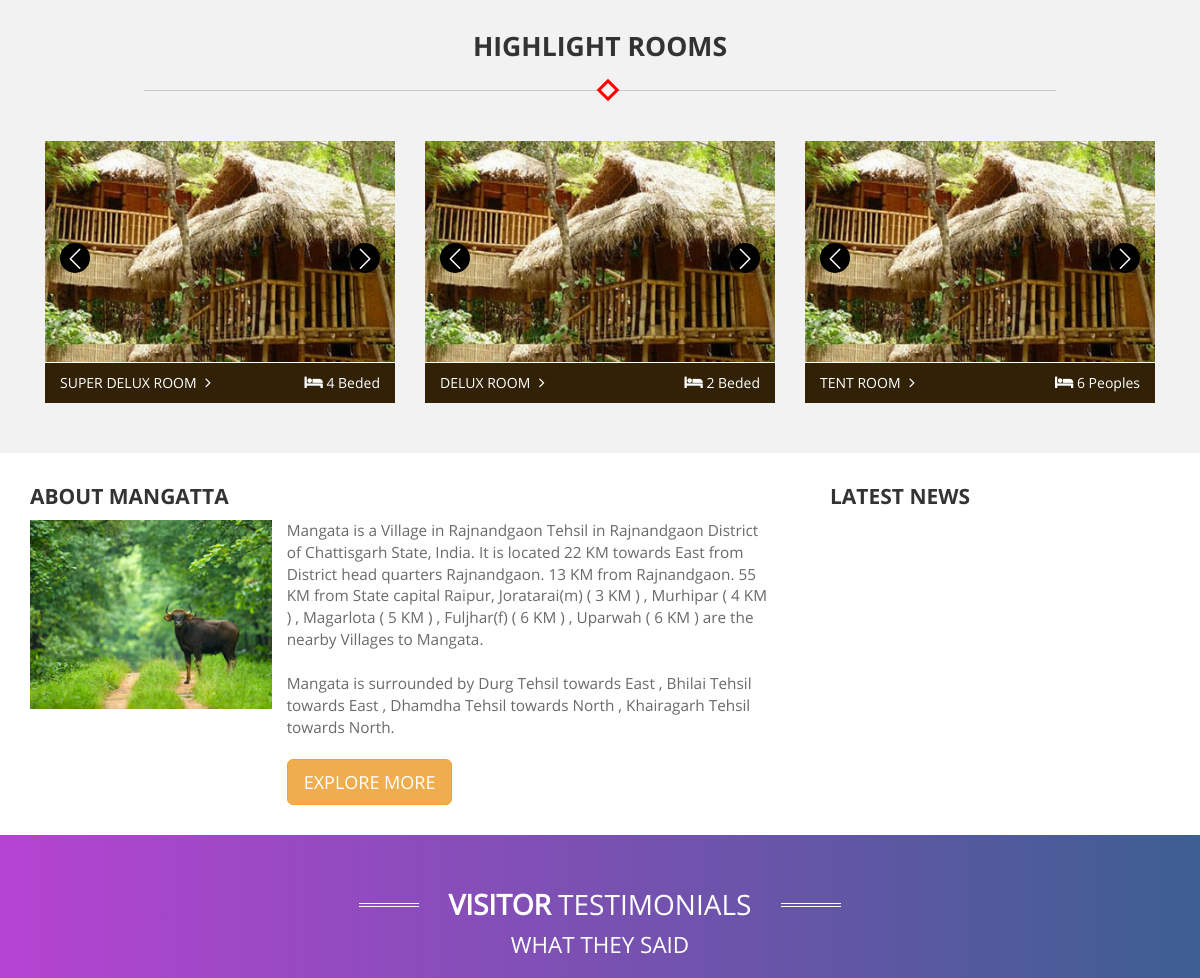
Before: / (middle part) with the older database file.
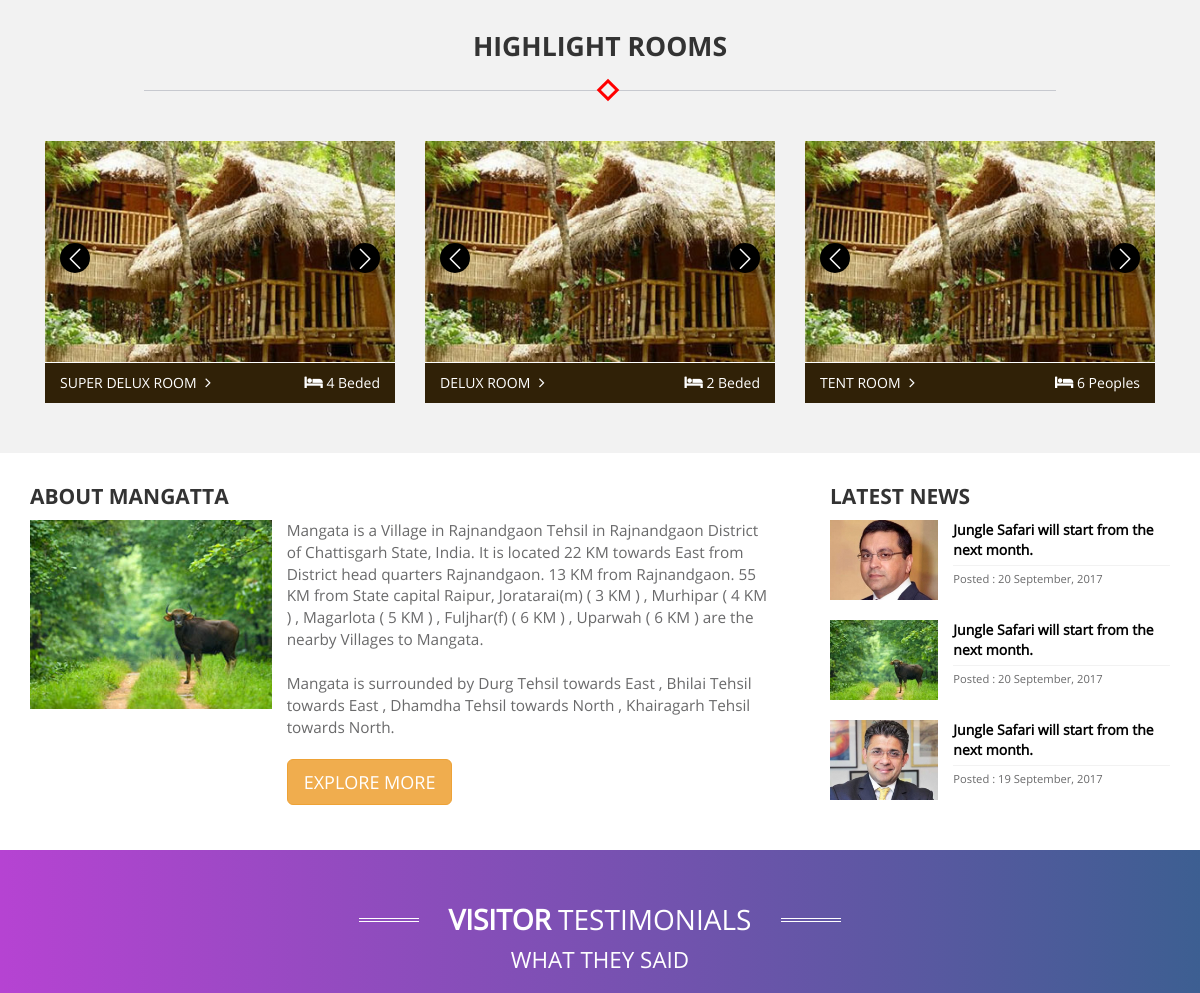
After: the same page with the newer database file.
### tables this page shows
CREATE TABLE `tbl_latest_news` (
  `Id` int(11) NOT NULL,
  `Date` date NOT NULL,
  `News_Title` varchar(200) NOT NULL,
  `News_Image` varchar(100) NOT NULL,
  `Description` mediumtext NOT NULL,
  `Status` tinyint(4) NOT NULL
);

### libraries/classes/DBConn.php (called while the page is built, shortened)
<?php
class DBConn  extends Conn {
	 function ExecuteQuery($userQuery)
	{
		$result= mysql_query($userQuery);
                $num_fields = mysql_num_fields($result);
				$obj = array();
				$x=1;
				while($row=mysql_fetch_array($result)){
				  for($j=0;$j<$num_fields;$j++){
					 $name = mysql_field_name($result, $j);
					 $obj[$x][$name]=$row[$name];
					}
					$x++;
					}
     return $obj;
	}
}
?>

### index.php (the view, shortened to what this page needs)
<?php
require_once(PATH_LIBRARIES.'/classes/DBConn.php');
$db = new DBConn();
include('header.php');
$getNews = $db->ExecuteQuery("SELECT DATE_FORMAT(Date,'%d %M, %Y') AS Date, News_Title, News_Image FROM tbl_latest_news");
?>
<main>
    <div class="middle-container">
        <div class="partners-bg">
            <div class="midPortion">
                <div class="highlightRooms text-center">
                    <div class="container">
                        <h2>HIGHLIGHT ROOMS
                            <div class="recRotate">
                                <p class="recRotateIn"></p>
                            </div>
                        </h2>
                        <div class="roomsSliderBox">
                            <div class="col-sm-4">
                                <div class="bottom-slider">
                                    <div class="owl-item-box">
                                        <div class="box-donations-item text-center">
                                            <div class="box-donation-logo"><img src="images/rooms/super-deluxe/room1.jpg" alt=""></div>
                                         </div>
                                     </div>
                                 </div>
                                 <div class="roomsTitle">
                                    <div class="pull-left"><a href="">SUPER DELUX ROOM</a> <i class="fa fa-angle-right" aria-hidden="true"></i></div>
                                    <div class="pull-right"><i class="fa fa-bed" aria-hidden="true"></i> 4 Beded</div>
                                    <div class="clearfix"></div>
                                 </div>
                            </div>
                            <div class="col-sm-4">
                                <div class="bottom-slider">
                                    <div class="owl-item-box">
                                        <div class="box-donations-item text-center">
                                            <div class="box-donation-logo"><img src="images/rooms/super-deluxe/room1.jpg" alt=""></div>
                                         </div>
                                     </div>
                                 </div>
                                 <div class="roomsTitle">
                                    <div class="pull-left"><a href="">DELUX ROOM</a> <i class="fa fa-angle-right" aria-hidden="true"></i></div>
                                    <div class="pull-right"><i class="fa fa-bed" aria-hidden="true"></i> 2 Beded</div>
                                    <div class="clearfix"></div>
                                 </div>
                            </div>
                            <div class="col-sm-4">
                                <div class="bottom-slider">
                                    <div class="owl-item-box">
                                        <div class="box-donations-item text-center">
                                            <div class="box-donation-logo"><img src="images/rooms/super-deluxe/room1.jpg" alt=""></div>
                                         </div>
                                     </div>
                                 </div>
                                 <div class="roomsTitle">
                                    <div class="pull-left"><a href="">TENT ROOM</a> <i class="fa fa-angle-right" aria-hidden="true"></i></div>
                                    <div class="pull-right"><i class="fa fa-bed" aria-hidden="true"></i> 6 Peoples</div>
                                    <div class="clearfix"></div>
                                 </div>
                            </div>
                        </div>
                    </div>
                </div>
            </div>
        </div>
        <div class="extraInfo">
            <div class="col-sm-8">
                <h2>ABOUT MANGATTA</h2>
                <div class="aboutmangatta">
                    <div class="col-sm-4 padding-right-zero padding-right-zero-xs"><img width="100%" src="images/about-mangatta-img.jpg" alt=""></div>
                    <div class="col-sm-8 col-xs-12">
                        <p>Mangata is a Village in Rajnandgaon Tehsil in Rajnandgaon District of Chattisgarh State, India. It is located 22 KM towards East from District head quarters Rajnandgaon. 13 KM from Rajnandgaon. 55 KM from State capital Raipur, Joratarai(m) ( 3 KM ) , Murhipar ( 4 KM ) , Magarlota ( 5 KM ) , Fuljhar(f) ( 6 KM ) , Uparwah ( 6 KM ) are the nearby Villages to Mangata. <br><br>
    Mangata is surrounded by Durg Tehsil towards East , Bhilai Tehsil towards East , Dhamdha Tehsil towards North , Khairagarh Tehsil towards North.
                        </p>
                        <a class="btn btn-lg btn-warning exploreBtn" href="">EXPLORE MORE</a>
                    </div>
                    <div class="clearfix"></div>
                </div>
            </div>
            <div class="col-sm-4">
                <h2>LATEST NEWS</h2>
                <?php foreach($getNews as $getNewsVal){ ?>
                <div class="latestnews">
                    <div class="col-sm-4 col-xs-4 padding-right-zero news-img"><img width="100%" src="<?php echo PATH_IMAGE."/latest-news/thumb/".$getNewsVal['News_Image'] ?>" alt=""></div>
                    <div class="col-sm-8 col-xs-8 news-title">
                        <div><?php echo $getNewsVal['News_Title'] ?></div>
                        <p>Posted : <?php echo $getNewsVal['Date'] ?></p>
                    </div>
                    <div class="clearfix"></div>
                </div>
                <?php } ?>
            </div>
            <div class="clearfix"></div>
        </div>
        <div class="partners-bg2" style="position:relative;">
            <div class="container">
                <div class="partner-head2">
                    <div class="double-border2 hidden-xs pull-left"></div>
                    <div class="title pull-left text-center"><strong>VISITOR</strong> TESTIMONIALS<br><span>WHAT THEY SAID</span></div>
                    <div class="double-border2 hidden-xs pull-left"></div>
                    <div class="clearfix"></div>
                </div>
            </div>
        </div>
    </div>
</main>
<?php include('footer.php'); ?>

### header.php (shortened to what this page needs)
<?php
$baseurl = basename($_SERVER['PHP_SELF']);
?>
<!doctype html>
<html>
    <head>
        <link href="<?php echo PATH_CSS_LIBRARIES ?>/font-awesome.min.css" rel="stylesheet" type="text/css">
        <link rel="stylesheet" href="<?php echo PATH_CSS_LIBRARIES ?>/bootstrap.min.css">
        <link rel="stylesheet" href="<?php echo PATH_CSS_LIBRARIES ?>/style.css">
        <link rel="stylesheet" href="<?php echo PATH_CSS_LIBRARIES ?>/owl.carousel.css" type="text/css">
    	<link rel="stylesheet" href="<?php echo PATH_CSS_LIBRARIES ?>/owl.theme.default.min.css"  type="text/css" />
        <link rel="stylesheet" href="<?php echo PATH_CSS_LIBRARIES ?>/animate.min.css"  type="text/css" />
        <link rel="stylesheet" href="<?php echo PATH_CSS_LIBRARIES ?>/jquery-ui.css">
    </head>
    <body <?php if($baseurl=='PayUMoney_form.php'){ ?> onLoad="submitPayuForm()" <?php } ?>>

### footer.php (shortened to what this page needs)
	</body>
</html>

### css/style.css (style rules this page uses)
body { font-family: 'OpenSans'; background:#f2f2f2; margin-top: 0; }
h2, h2 { font-size:15pt; line-height: 27px; margin-top:0; }
p, p { font-size: 11.5pt; color:#6A6A6B; }
.padding-right-zero { padding-right:0; }
.midPortion { background:#f2f2f2; position:relative; padding-bottom:20px; }
.partners-bg { padding-top:135px; }
.highlightRooms { padding-bottom:30px; }
.highlightRooms h2 { padding:30px 0 30px 0; font-size:1.9em; font-family: 'OpenSansBold'; border-bottom:solid 1px #c7c9cf; width:80%; margin:0 auto; position:relative; }
.recRotate { width:16px; height:16px; background:red; padding:3px; position:absolute; left:50%; bottom:-8px; -ms-transform: rotate(45deg); -webkit-transform: rotate(45deg); transform: rotate(45deg); }
.recRotateIn { width:100%; height:100%; background:#f2f2f2; -ms-transform: rotate(0deg); -webkit-transform: rotate(0deg); transform: rotate(0deg); }
.roomsSliderBox { margin-top:50px; }
.roomsTitle { background:#302107; padding:10px 15px; border-top:solid 1px #fff; }
.roomsTitle, .roomsTitle a { color:#fff; }
.roomsTitle i { font-size:16px; padding-left:5px; }
.extraInfo { background:#fff; position:relative; padding:30px 0; }
.extraInfo h2 { font-size:1.5em; font-family: 'OpenSansBold'; padding-left:15px; }
.latestnews { margin-bottom:20px; }
.news-img { height:80px; overflow:hidden; }
.news-title { font-weight:bold; }
.news-title div { border-bottom:solid 1px #f2f2f2; color:#010101; padding-bottom:5px; margin-bottom:5px; }
.news-title p { font-size:.8em; font-weight:normal; }
.exploreBtn { margin-top:10px; }
.partners-bg2 { padding:50px 0 50px 0; background: rgba(161,8,199,1); background: -moz-linear-gradient(left, rgba(161,8,199,0.75) 0%, rgba(0,45,113,0.75) 100%); background: -webkit-gradient(left top, right top, color-stop(0%, rgba(161,8,199,0.75)), color-stop(100%, rgba(0,45,113,0.75))); background: -webkit-linear-gradient(left, rgba(161,8,199,0.75) 0%, rgba(0,45,113,0.75) 100%); background: -o-linear-gradient(left, rgba(161,8,199,0.75) 0%, rgba(0,45,113,0.75) 100%); background: -ms-linear-gradient(left, rgba(161,8,199,0.75) 0%, rgba(0,45,113,0.75) 100%); background: linear-gradient(to right, rgba(161,8,199,0.75) 0%, rgba(0,45,113,0.75) 100%); filter: progid:DXImageTransform.Microsoft.gradient( startColorstr='#a108c7', endColorstr='#002d71', GradientType=1 ); }
.partner-head2 { width:483px; margin:0 auto; padding:0 0 20px 0; }
.partners-bg2 .title { font:2em 'OpenSans'; color:#fff; text-align:center; padding-left:30px; padding-right:30px; }
.double-border2 { width:60px; border-bottom:double 4px #fff; height:22px; }
.partners-bg2 .title span { font-size:0.8em; }

Changed rows visible on the page:
added tbl_latest_news: News_Image (picture), News_Title "Jungle Safari will start from the next month.", Date "20 September, 2017"
added tbl_latest_news: News_Image (picture), News_Title "Jungle Safari will start from the next month.", Date "20 September, 2017"
added tbl_latest_news: News_Image (picture), News_Title "Jungle Safari will start from the next month.", Date "19 September, 2017"
